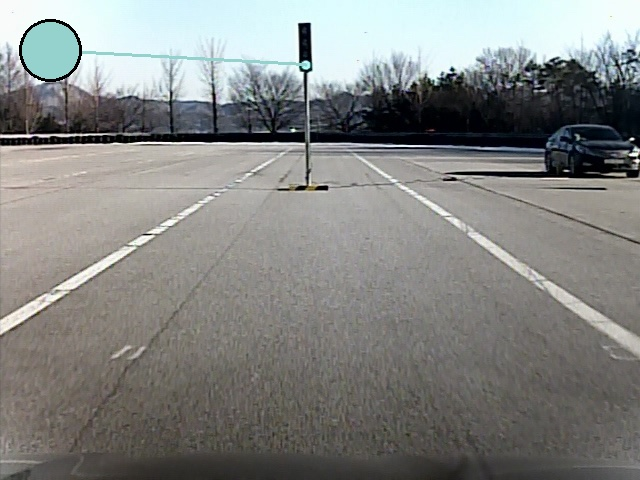
//> input picture TrafficLightRecognition/image1.jpg, 640 x 480 px, given in place of test.avi, which was not available; the run also reads 2 pictures not shown here
$ ./main   (built with g++ and OpenCV 4)
//> lines starting //> are read from the running program, lines starting //| are printed output that depends on the picture; after the words box and inside, x2 and y2 are one past the last pixel; in counts of white or black regions, pixels touching at a corner belong together; pictures that were not available may be replaced by others from this repository, and a replacement may not be noted
#include <opencv\cv.h>
#include <opencv\highgui.h>
#include <stack>


using namespace cv;
using namespace std;

#define THRESHOLD_LIGHT 80
#define TOP_HAT_SIZE 3
#define TOP_OPENING_SIZE 1
#define TOP_CLOSING_SIZE 1
#define DISTANCE_WITH_LIGHT 50
#define VIDEO_WIDTH 640
#define VIDEO_HEIGHT 480

enum LightColor {Nothing, Red, Green};

int morph_size = TOP_HAT_SIZE;
Mat element_tophat = getStructuringElement(MORPH_RECT, Size(2 * morph_size + 1, 2 * morph_size + 1), Point(morph_size, morph_size));
int open_size = TOP_OPENING_SIZE;
Mat element_openhat = getStructuringElement(MORPH_RECT, Size(2 * open_size + 1, 2 * open_size + 1), Point(open_size, open_size));
int close_size = TOP_CLOSING_SIZE;
Mat element_closehat = getStructuringElement(MORPH_RECT, Size(2 * close_size + 1, 2 * close_size + 1), Point(close_size, close_size));

int labelWidth;
int labelHeight;
int objectN = 0;
int blackObjectN = 0;

LightColor lightColor = LightColor::Nothing;

struct Object
{
public:
	int count;
	int centerX;
	int centerY;
	int width;
	int height;
	bool checking;
	bool isDeleted;
	Object() : count(0), centerX(0), centerY(0), width(0), height(0), checking(false), isDeleted(false) {};
};

//Labeling Direction
const int dx[] = { +1, 0, -1, 0 };
const int dy[] = { 0, +1, 0, -1 };

/* recursive로 구현된 Labeing함수 */
void labeling(int x, int y,int current_label, Mat& sourceImage, int label[]) {
	if (x < 0 || x > sourceImage.cols - 1)
	{
		return;
	}// out of bounds
	if (y < 0 || y > sourceImage.rows - 1)
	{
		return;
	}// out of bounds
	if (label[y*sourceImage.cols + x] > 0 || sourceImage.at<uchar>(y, x) == 0)
	{
		return;
	}// already labeled or not marked with 1 in m

	// mark the current cell
	label[y*sourceImage.cols + x] = current_label;

	// recursively mark the neighbors
	for (int direction = 0; direction < 4; ++direction)
	{
		labeling(x + dx[direction], y + dy[direction], current_label, sourceImage,label);
	}
}

/* Object를 Reject하기위해 넓이와 높이 계산하는 함수 */
void checkArea(Object object[], Mat& src, int label[])
{
	for (int i = labelWidth / 10 -1; i < labelWidth / 10 * 9 +1; i++)
	{
		for (int j = 0; j < labelHeight / 3 * 2 +1; j++)
		{
			if (label[j*labelWidth + i] > 0)
			{
				object[label[j*labelWidth + i]-1].count++;
				object[label[j*labelWidth + i]-1].centerX += i;
				object[label[j*labelWidth + i]-1].centerY += j;
				if (object[label[j*labelWidth + i]-1].checking)
					continue;
				else
				{
					object[label[j*labelWidth + i]-1].width++;
					object[label[j*labelWidth + i]-1].checking = true;
				}
			}
		}

		for (int k = 0; k < objectN; k++)
			if(object[k].checking) object[k].checking = false;
	}


	for (int i = 0; i < labelHeight / 3 * 2 +1; i++)
	{
		for (int j = labelWidth / 10 +1; j < labelWidth / 10 * 9 +1 ; j++)
		{
			if (label[i*labelWidth + j] > 0)
			{
				if (object[label[i*labelWidth + j]-1].checking)
					continue;
				else
				{
					object[label[i*labelWidth + j]-1].height++;
					object[label[i*labelWidth + j]-1].checking = true;
				}
			}
		}

		for (int k = 0; k < objectN; k++)
			if (object[k].checking) object[k].checking = false;
	}

	for (int k = 0; k < objectN; k++)
	{
		object[k].centerX /= object[k].count;
		object[k].centerY /= object[k].count;

		int height = object[k].height;
		int width = object[k].width;

		int maxLenght = max(height, width);
		int minLenght = min(height, width);
		double dimentionRatio = (double)maxLenght / (double)minLenght;
		if (dimentionRatio > 1.2)
		{
			object[k].isDeleted = true;
		}
		if (height * width > 300 || height * width < 16)
		{
			object[k].isDeleted = true;
		}
		double fillingRatio = (double)object[k].count / height * width;
		if (fillingRatio > 0.7)
		{
			object[k].isDeleted;
		}
	}
}

/* Lebeing 시작하는 함수 */
int find_components(Mat& sourceImage, int label[]) {
	int component = 0;

	for (int i = 0; i < sourceImage.cols; ++i)
	{
		for (int j = 0; j < sourceImage.rows; ++j)
		{
			if (label[j*sourceImage.cols + i] == 0 && sourceImage.at<uchar>(j, i) > 0)
			{
				labeling(i, j, ++component, sourceImage, label);
			}
		}
	}

	return component;
}

/* 화면 바깥쪽의 잡티를 제거하고 신호등이 될수있는 색을 밝게 해주는 함수 */
void makeWhite(Mat& dst, Mat& src,Mat& tophatImage)
{
	for (int i = 0; i < dst.rows; i++)
	{
		for (int j = 0; j < dst.cols; j++)
		{
			if (i>dst.rows / 3 * 2)
			{
				dst.at<uchar>(i, j) = 0;
				continue;
			}

			if (j<dst.cols / 10 || j>dst.cols / 10 * 9)
			{
				dst.at<uchar>(i, j) = 0;
				continue;
			}
		}

	}
}

int regionGrowing(int x, int y, Mat& grayScaleImage, Mat& labelImage, int preSize, int count)
{
	if (x < 1 || x > grayScaleImage.cols - 2)
	{
		return 0;
	}
	if (y < 1 || y > grayScaleImage.rows - 2)
	{
		return 0;
	}

	int addGrowing = 0;

	for (int direction = 0; direction < 4; ++direction)
	{
		if (labelImage.at<uchar>(y + dy[direction], x + dx[direction]) == 0 && abs(grayScaleImage.at<uchar>(y + dy[direction], x + dx[direction]) - grayScaleImage.at<uchar>(y,x)) < 50)
		{
			labelImage.at<uchar>(y + dy[direction], x + dx[direction]) = 255;
			count++;
			if (count > preSize * 1.5)
			{
				break;
			}
			addGrowing += (regionGrowing(x + dx[direction], y + dy[direction], grayScaleImage, labelImage, preSize, count) + 1);
		}
	}

	return addGrowing;
}

void checkRegion(Mat& grayScaleImage, Object object[])
{
	Mat labelImage(grayScaleImage.rows, grayScaleImage.cols, CV_8UC1, Scalar(0));
	for (int k = 0; k < objectN; k++)
	{
		if (!object[k].isDeleted)
		{
			int count = 0;
			labelImage.at<uchar>(object[k].centerY, object[k].centerY) = 255;
			int componentSize = regionGrowing(object[k].centerX, object[k].centerY, grayScaleImage, labelImage, object[k].count, count);
			labelImage = Scalar(0);

			if (componentSize > object[k].count * 1.5)
			{
				object[k].isDeleted = true;
			}
		}
	}
}

// [66 lines left out: functions erosion, dilation, opening, closing, not called in this run]

void templateMatching(Mat& image, Object object[], Mat& greenLightTemplate, Mat& redLightTemplate)
{
	Mat tempTemplate(greenLightTemplate.rows, greenLightTemplate.cols, CV_8UC3);
	LightColor tempLightColor = LightColor::Nothing;

	for (int k = 0; k < objectN; k++)
	{
		if (!object[k].isDeleted)
		{
			/* 색깔로 파란불인지 빨간불인지 인식 */
			int b = image.at<Vec3b>(object[k].centerY, object[k].centerX)[0];
			int g = image.at<Vec3b>(object[k].centerY, object[k].centerX)[1];
			int r = image.at<Vec3b>(object[k].centerY, object[k].centerX)[2];

			double distanceWithGreen = sqrt((b - 180)*(b - 180) + (g - 180)*(g - 180) + (r - 150)*(r - 150));
			double distanceWithRed = sqrt((b - 240)*(b - 240) + (g - 230)*(g - 230) + (r - 255)*(r - 255));

			Scalar color;


			if (distanceWithRed < distanceWithGreen)
			{
				color = Scalar(228, 223, 230);
				tempLightColor = LightColor::Red;
				redLightTemplate.copyTo(tempTemplate);
			}
			else
			{
				color = Scalar(205, 209, 149);
				tempLightColor = LightColor::Green;
				greenLightTemplate.copyTo(tempTemplate);
			}

			/* 템플릿 제작 */
			double componentRatio = (double)(object[k].width*1.2) / tempTemplate.cols;
			resize(tempTemplate, tempTemplate, Size(), componentRatio, componentRatio, INTER_CUBIC);

			int i = 0;
			int j = 0;

			if (tempLightColor == LightColor::Red)
			{
				i = object[k].centerX - object[k].width * 1.3;
				j = object[k].centerY - object[k].height * 1.3;
			}
			else
			{
				i = object[k].centerX - object[k].width * 1.3;
				j = object[k].centerY - tempTemplate.rows;
			}

			if (i < 0 || i + tempTemplate.cols >= image.cols - 1)
			{
				object[k].isDeleted = true;
				continue;
			}

			if (j < 0 || j + tempTemplate.rows >= image.rows - 1)
			{
				object[k].isDeleted = true;
				continue;
			}

			double min, max;
			Point leftTop;
			Mat crop = image(Rect(i, j, tempTemplate.cols * 1.5 + object[k].width * 2, tempTemplate.rows * 1.5 + object[k].height * 2));
			line(image, Point(i, j), Point(i, j + tempTemplate.rows * 1.5 + object[k].height * 2), color, 2);
			line(image, Point(i, j), Point(i + tempTemplate.cols * 1.5 + object[k].width * 2, j), color, 2);
			line(image, Point(i + tempTemplate.cols * 1.5 + object[k].width * 2, j), Point(i + tempTemplate.cols * 1.5 + object[k].width * 2, j + tempTemplate.rows * 1.5 + object[k].height * 2), color, 2);
			line(image, Point(i, j + tempTemplate.rows * 1.5 + object[k].height * 2), Point(i + tempTemplate.cols * 1.5 + object[k].width * 2, j + tempTemplate.rows * 1.5 + object[k].height * 2), color, 2);

			Mat result(crop.rows, crop.cols, CV_32FC1);
			matchTemplate(crop, tempTemplate, result, CV_TM_CCOEFF_NORMED);
			minMaxLoc(result, &min, &max, NULL, &leftTop);


			if (max > 0.8f)
			{
				lightColor = tempLightColor;
				circle(image, Point(50, 50), 30, color, -1, 8);
				line(image, Point(50, 50), Point(object[k].centerX, object[k].centerY), color, 2);
				circle(image, Point(50, 50), 30, Scalar(0,0,0), 2, 8);
				crop = 0;
			}
		}
	}
}

int main(void)
{
	/* Setting */
	VideoCapture cap("test.avi"); // open the video file for readin
	Size frameSize(static_cast<int>(VIDEO_WIDTH), static_cast<int>(VIDEO_HEIGHT));
	VideoWriter result("result.avi", CV_FOURCC('M', 'P', 'E', 'G'), 20, frameSize, true);
	Mat frame;
	Mat greenLightTemplate = imread("GreenLight.jpg");
	Mat redLightTemplate = imread("RedLight.jpg");
	Mat grayScaleImage(VIDEO_HEIGHT, VIDEO_WIDTH, CV_8UC1);
	Mat topHatImage(VIDEO_HEIGHT, VIDEO_WIDTH, CV_8UC1);
	Mat thresholdedImage(VIDEO_HEIGHT, VIDEO_WIDTH, CV_8UC1);

	Object* object;
	int *label = new int[VIDEO_HEIGHT * VIDEO_WIDTH];
	labelWidth = VIDEO_WIDTH;
	labelHeight = VIDEO_HEIGHT;

	for (int i = 0; i < VIDEO_HEIGHT * VIDEO_WIDTH; i++)	label[i] = 0;

	if (!result.isOpened()) //if not initialize the VideoWriter successfully, exit the program
	{
		cout << "ERROR: Failed to write the video" << endl;
		return -1;
	}

	if (!cap.isOpened())  // if not success, exit program
	{
		cout << "Cannot open the video file" << endl;
		delete[] label;

		return -1;
	}

	namedWindow("MyVideo", CV_WINDOW_AUTOSIZE); //create a window called "MyVideo"

	while (1)
	{

		bool bSuccess = cap.read(frame); // read a new frame from video
//> frame is the input picture: 480 rows x 640 cols, CV_8UC3; mean B, G, R 130.8, 133, 131.3

		if (!bSuccess) //if not success, break loop
		{
			cout << "Cannot read the frame from video file" << endl;
			break;
		}

		cvtColor(frame, grayScaleImage, CV_BGR2GRAY);
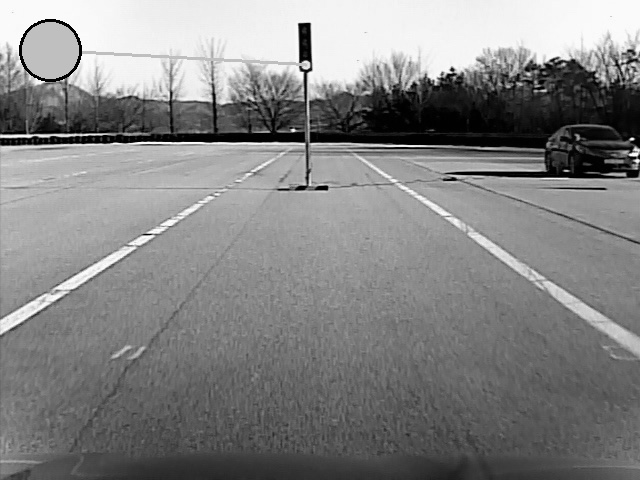
//> grayScaleImage: 480 rows x 640 cols, CV_8UC1; min 0, max 255, mean 132.2

		morphologyEx(grayScaleImage, topHatImage, CV_MOP_TOPHAT, element_tophat);
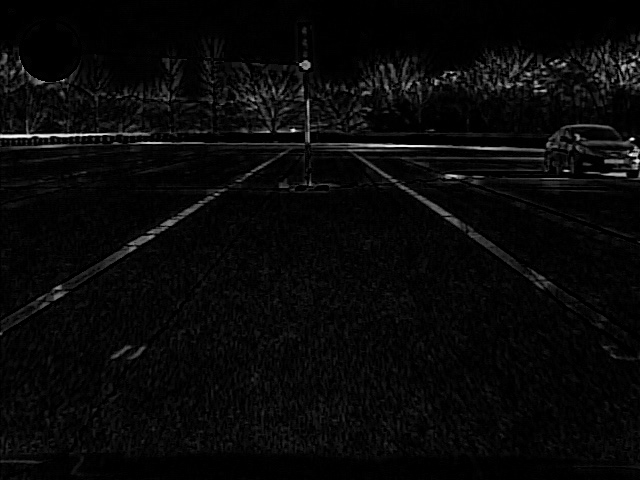
//> topHatImage: 480 rows x 640 cols, CV_8UC1; min 0, max 252, mean 8.6

		makeWhite(topHatImage, frame, topHatImage);
//> after the loop in makeWhite, `for (int i = 0; i < dst.rows; i++)`:
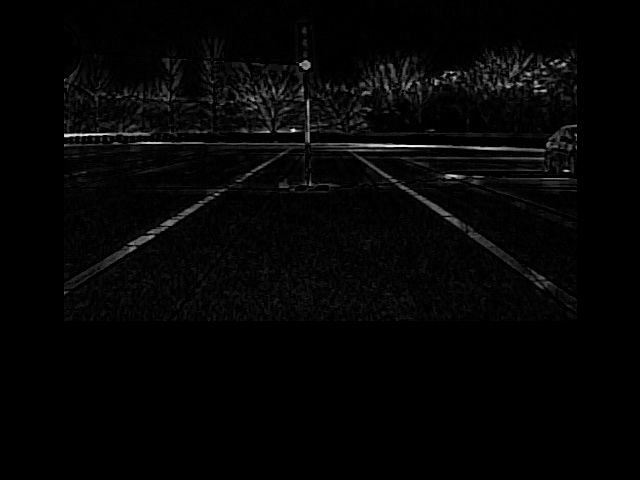
//> dst: 480 rows x 640 cols, CV_8UC1; min 0, max 247, mean 5.1

		threshold(topHatImage, thresholdedImage, THRESHOLD_LIGHT, 255, THRESH_BINARY);
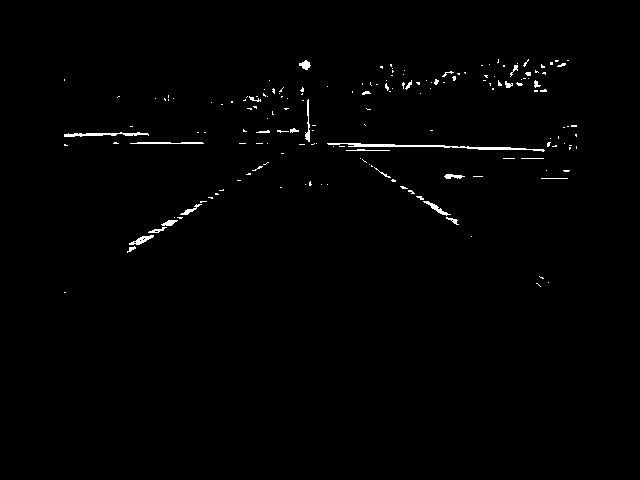
//> thresholdedImage: 480 rows x 640 cols, CV_8UC1; 0.89% white in thin lines or dots, all inside (x1, y1, x2, y2) = (64, 59, 577, 293)
		//opening(thresholdedImage);
		//closing(thresholdedImage);
		morphologyEx(grayScaleImage, topHatImage, CV_MOP_OPEN, element_openhat);
//> element_openhat = [[1, 1, 1], [1, 1, 1], [1, 1, 1]]
		morphologyEx(grayScaleImage, topHatImage, CV_MOP_CLOSE, element_closehat);
//> element_closehat = [[1, 1, 1], [1, 1, 1], [1, 1, 1]]

		objectN = find_components(thresholdedImage, label);
//> after the loop in find_components, `for (int i = 0; i < sourceImage.cols; ++i)`: component = 201
//> objectN = 201
		object = new Object[objectN];
		checkArea(object, thresholdedImage, label);
//> the loop in checkArea, `for (int k = 0; k < objectN; k++)` made 201 passes
//> (height, width, maxLenght, minLenght, dimentionRatio, fillingRatio) on passes 1 to 3: (0, 1, 1, 0, inf, inf), (5, 85, 85, 5, 17, 3791), (2, 4, 4, 2, 2, 12)

		checkRegion(grayScaleImage, object);
//> the loop in checkRegion, `for (int k = 0; k < objectN; k++)` made 201 passes
//> componentSize on passes 68, 135, 156, 169, 180: 1150, 301, 832, 829, 87
//> after the loop in checkRegion, `for (int k = 0; k < objectN; k++)`: labelImage: 480 rows x 640 cols, CV_8UC1; every value is 0

		templateMatching(frame, object, greenLightTemplate, redLightTemplate);
		result.write(frame);
		imshow("frame.jpg", frame); //show the frame in "MyVideo" window

		for (int i = 0; i < VIDEO_HEIGHT * VIDEO_WIDTH; i++)	label[i] = 0;
		delete[] object;

		if (waitKey(30) == 27) //wait for 'esc' key press for 30 ms. If 'esc' key is pressed, break loop
//> the Esc key is pressed
		{
			cout << "esc key is pressed by user" << endl;
			break;
		}
	}

	delete[] label;

	return 0;
}
